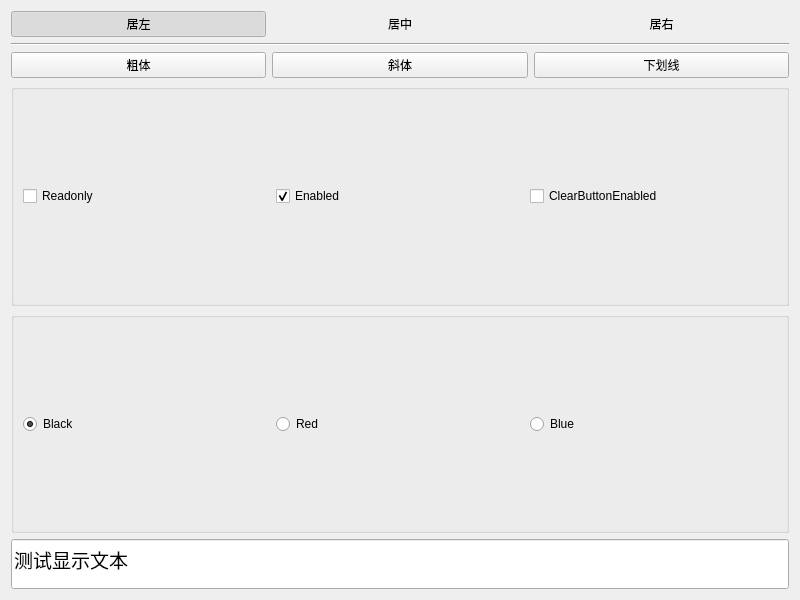
<?xml version="1.0" encoding="UTF-8"?>
<ui version="4.0">
 <class>Widget</class>
 <widget class="QWidget" name="Widget">
  <property name="geometry">
   <rect>
    <x>0</x>
    <y>0</y>
    <width>800</width>
    <height>600</height>
   </rect>
  </property>
  <property name="windowTitle">
   <string>按钮的使用</string>
  </property>
  <layout class="QVBoxLayout" name="verticalLayout">
   <item>
    <layout class="QHBoxLayout" name="horizontalLayout">
     <item>
      <widget class="QPushButton" name="btnAlign_Left">
       <property name="text">
        <string>居左</string>
       </property>
       <property name="icon">
        <iconset resource="../../Qt6_Cplusplus/Qt6_Cplusplus-DevelopmentTutorialCode-main/Source/Chap04_Widgets/samp4_05ButtonCheck/res.qrc">
         <normaloff>:/icons/images/508.bmp</normaloff>:/icons/images/508.bmp</iconset>
       </property>
       <property name="checkable">
        <bool>true</bool>
       </property>
       <property name="checked">
        <bool>true</bool>
       </property>
       <property name="autoExclusive">
        <bool>true</bool>
       </property>
       <property name="flat">
        <bool>true</bool>
       </property>
      </widget>
     </item>
     <item>
      <widget class="QPushButton" name="btnAlign_Center">
       <property name="text">
        <string>居中</string>
       </property>
       <property name="icon">
        <iconset resource="../../Qt6_Cplusplus/Qt6_Cplusplus-DevelopmentTutorialCode-main/Source/Chap04_Widgets/samp4_05ButtonCheck/res.qrc">
         <normaloff>:/icons/images/510.bmp</normaloff>:/icons/images/510.bmp</iconset>
       </property>
       <property name="checkable">
        <bool>true</bool>
       </property>
       <property name="checked">
        <bool>false</bool>
       </property>
       <property name="autoExclusive">
        <bool>true</bool>
       </property>
       <property name="flat">
        <bool>true</bool>
       </property>
      </widget>
     </item>
     <item>
      <widget class="QPushButton" name="btnAlign_Right">
       <property name="text">
        <string>居右</string>
       </property>
       <property name="icon">
        <iconset resource="../../Qt6_Cplusplus/Qt6_Cplusplus-DevelopmentTutorialCode-main/Source/Chap04_Widgets/samp4_05ButtonCheck/res.qrc">
         <normaloff>:/icons/images/512.bmp</normaloff>:/icons/images/512.bmp</iconset>
       </property>
       <property name="checkable">
        <bool>true</bool>
       </property>
       <property name="checked">
        <bool>false</bool>
       </property>
       <property name="autoExclusive">
        <bool>true</bool>
       </property>
       <property name="flat">
        <bool>true</bool>
       </property>
      </widget>
     </item>
    </layout>
   </item>
   <item>
    <widget class="Line" name="line">
     <property name="orientation">
      <enum>Qt::Horizontal</enum>
     </property>
    </widget>
   </item>
   <item>
    <layout class="QHBoxLayout" name="horizontalLayout_2">
     <item>
      <widget class="QPushButton" name="btnFont_Bold">
       <property name="text">
        <string>粗体</string>
       </property>
       <property name="icon">
        <iconset resource="../../Qt6_Cplusplus/Qt6_Cplusplus-DevelopmentTutorialCode-main/Source/Chap04_Widgets/samp4_05ButtonCheck/res.qrc">
         <normaloff>:/icons/images/500.bmp</normaloff>:/icons/images/500.bmp</iconset>
       </property>
       <property name="checkable">
        <bool>true</bool>
       </property>
      </widget>
     </item>
     <item>
      <widget class="QPushButton" name="btnFont_Italic">
       <property name="text">
        <string>斜体</string>
       </property>
       <property name="icon">
        <iconset resource="../../Qt6_Cplusplus/Qt6_Cplusplus-DevelopmentTutorialCode-main/Source/Chap04_Widgets/samp4_05ButtonCheck/res.qrc">
         <normaloff>:/icons/images/502.bmp</normaloff>:/icons/images/502.bmp</iconset>
       </property>
       <property name="checkable">
        <bool>true</bool>
       </property>
      </widget>
     </item>
     <item>
      <widget class="QPushButton" name="btnFont_UnderLine">
       <property name="text">
        <string>下划线</string>
       </property>
       <property name="icon">
        <iconset resource="../../Qt6_Cplusplus/Qt6_Cplusplus-DevelopmentTutorialCode-main/Source/Chap04_Widgets/samp4_05ButtonCheck/res.qrc">
         <normaloff>:/icons/images/504.bmp</normaloff>:/icons/images/504.bmp</iconset>
       </property>
       <property name="checkable">
        <bool>true</bool>
       </property>
      </widget>
     </item>
    </layout>
   </item>
   <item>
    <widget class="QGroupBox" name="groupBox_2">
     <property name="title">
      <string/>
     </property>
     <property name="flat">
      <bool>true</bool>
     </property>
     <property name="checkable">
      <bool>false</bool>
     </property>
     <layout class="QHBoxLayout" name="horizontalLayout_3">
      <property name="topMargin">
       <number>5</number>
      </property>
      <property name="bottomMargin">
       <number>5</number>
      </property>
      <item>
       <widget class="QCheckBox" name="chkBox_Readonly">
        <property name="text">
         <string>Readonly</string>
        </property>
       </widget>
      </item>
      <item>
       <widget class="QCheckBox" name="chkbox_Enable">
        <property name="text">
         <string>Enabled</string>
        </property>
        <property name="checked">
         <bool>true</bool>
        </property>
       </widget>
      </item>
      <item>
       <widget class="QCheckBox" name="chkBox_ClearButton">
        <property name="text">
         <string>ClearButtonEnabled</string>
        </property>
       </widget>
      </item>
     </layout>
    </widget>
   </item>
   <item>
    <widget class="QGroupBox" name="groupBox">
     <property name="title">
      <string/>
     </property>
     <property name="flat">
      <bool>true</bool>
     </property>
     <layout class="QHBoxLayout" name="horizontalLayout_4">
      <item>
       <widget class="QRadioButton" name="radioBlack">
        <property name="text">
         <string>Black</string>
        </property>
        <property name="checked">
         <bool>true</bool>
        </property>
       </widget>
      </item>
      <item>
       <widget class="QRadioButton" name="radioRed">
        <property name="text">
         <string>Red</string>
        </property>
       </widget>
      </item>
      <item>
       <widget class="QRadioButton" name="radioBlue">
        <property name="text">
         <string>Blue</string>
        </property>
       </widget>
      </item>
     </layout>
    </widget>
   </item>
   <item>
    <widget class="QLineEdit" name="editInput">
     <property name="minimumSize">
      <size>
       <width>0</width>
       <height>50</height>
      </size>
     </property>
     <property name="font">
      <font>
       <pointsize>14</pointsize>
      </font>
     </property>
     <property name="text">
      <string>测试显示文本</string>
     </property>
    </widget>
   </item>
  </layout>
 </widget>
 <resources>
  <include location="../../Qt6_Cplusplus/Qt6_Cplusplus-DevelopmentTutorialCode-main/Source/Chap04_Widgets/samp4_05ButtonCheck/res.qrc"/>
 </resources>
 <connections/>
</ui>
